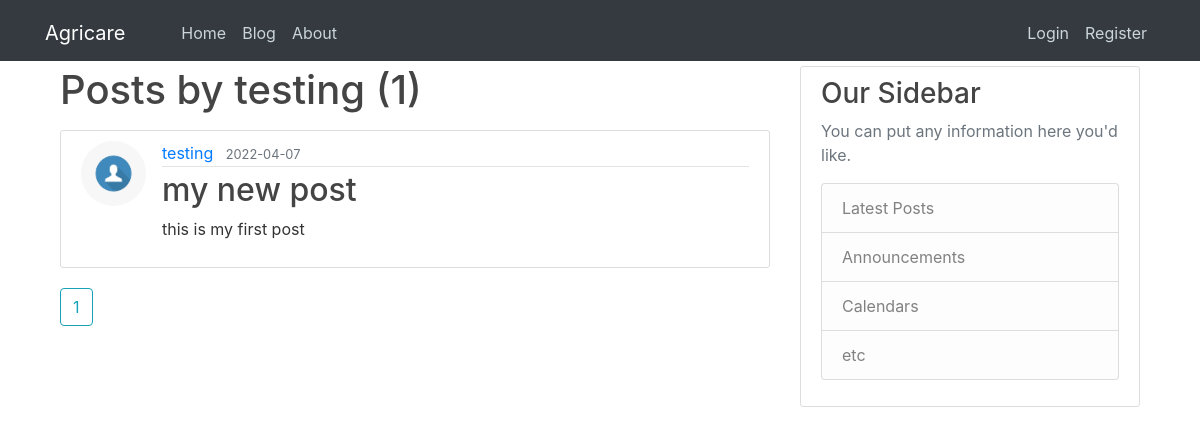
The page /user/testing on the database its author committed.
### flaskblog/models.py (models this page shows, shortened)
class User(db.Model, UserMixin):
    id = db.Column(db.Integer, primary_key=True)
    username = db.Column(db.String(20), unique=True, nullable=False)
    email = db.Column(db.String(120), unique=True, nullable=False)
    image_file = db.Column(db.String(20), nullable=False, default='default.jpg')
    password = db.Column(db.String(60), nullable=False)
    posts = db.relationship('Post', backref='author', lazy=True)

class Post(db.Model):
    id = db.Column(db.Integer, primary_key=True)
    title = db.Column(db.String(100), nullable=False)
    date_posted = db.Column(db.DateTime, nullable=False, default=datetime.utcnow)
    content = db.Column(db.Text, nullable=False)
    user_id = db.Column(db.Integer, db.ForeignKey('user.id'), nullable=False)

### flaskblog/users/routes.py (the view)
@users.route("/user/<string:username>")
def user_posts(username):
    page = request.args.get('page', 1, type=int)
    user = User.query.filter_by(username=username).first_or_404()
    posts = Post.query.filter_by(author=user)\
        .order_by(Post.date_posted.desc())\
        .paginate(page=page, per_page=5)
    return render_template('user_post.html', posts=posts, user=user)

### flaskblog/templates/user_post.html
{% extends "layout.html" %}
{% block content %}
    <h1 class="mb-3">Posts by {{ user.username }} ({{ posts.total }}) </h1>
    {% for post in posts.items %}
    <article class="media content-section">
      <img class="rounded-circle article-img" src="{{ url_for('static', filename='profile_pics/' + post.author.image_file)}}">
        <div class="media-body">
          <div class="article-metadata">
            <a class="mr-2" href="{{ url_for('users.user_posts', username=post.author.username )}}">{{ post.author.username }}</a>
            <small class="text-muted">{{ post.date_posted.strftime('%Y-%m-%d') }}</small>
          </div>
          <h2><a class="article-title" href="{{ url_for('posts.post', post_id=post.id)}}">{{ post.title }}</a></h2>
          <p class="article-content">{{ post.content }}</p>
        </div>
    </article>
    {% endfor %}
    {% for page_num in posts.iter_pages(left_edge=1, right_edge=1, left_current=1, right_current=2) %}
      {% if page_num %}
        {% if posts.page == page_num %}
          <a class = "btn btn-outline-info mb-4" href="{{ url_for('users.user_posts',username=user.username, page=page_num) }}">{{ page_num }}</a>
        {% else %}
          <a class = "btn btn-outline-info mb-4" href="{{ url_for('users.user_posts',username=user.username, page=page_num) }}">{{ page_num }}</a>
        {% endif%}
      {% else %}
        ...
      {% endif %}
    {% endfor %}
{% endblock content%}

### flaskblog/static/main.css (style rules this page uses)
body { background: #ffffff; color: #333333; }
h1, h2, h3, h4, h5, h6 { color: #444444; }
.content-section { background: #ffffff; padding: 10px 20px; border: 1px solid #dddddd; border-radius: 3px; margin-bottom: 20px; }
.article-title { color: #444444; }
.article-content { white-space: pre-line; }
.article-img { height: 65px; width: 65px; margin-right: 16px; }
.article-metadata { padding-bottom: 1px; margin-bottom: 4px; border-bottom: 1px solid #e3e3e3 }

### rows shown on the page
User: username "testing"
Post: image_file (placeholder picture), author.username "testing", date_posted "2022-04-07", title "my new post", content "this is my first post"

### other values the page prints
{{ posts.total }} "1"
{{ page_num }} "1"
